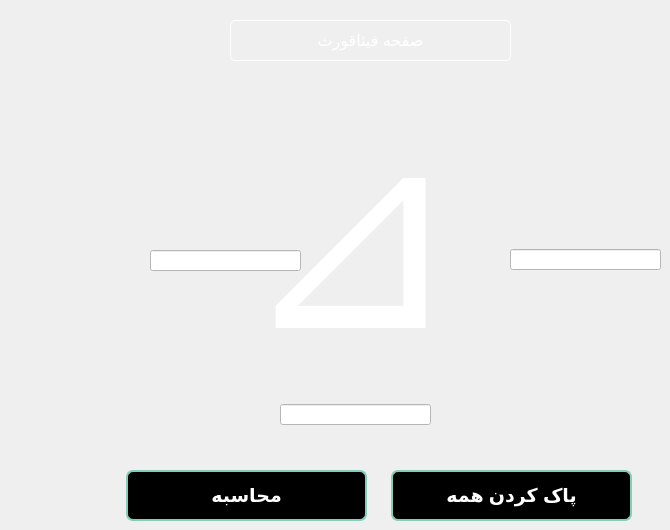
         <widget class="QWidget" name="page_fisa">
          <widget class="QLabel" name="label_61">
           <property name="geometry">
            <rect>
             <x>60</x>
             <y>10</y>
             <width>581</width>
             <height>451</height>
            </rect>
           </property>
           <property name="font">
            <font>
             <pointsize>200</pointsize>
             <weight>50</weight>
             <italic>false</italic>
             <bold>false</bold>
            </font>
           </property>
           <property name="styleSheet">
            <string notr="true">color: rgb(255, 255, 255);
font:200pt</string>
           </property>
           <property name="text">
            <string>⊿</string>
           </property>
           <property name="alignment">
            <set>Qt::AlignCenter</set>
           </property>
          </widget>
          <widget class="QLineEdit" name="lineEdit_7">
           <property name="geometry">
            <rect>
             <x>510</x>
             <y>249</y>
             <width>151</width>
             <height>21</height>
            </rect>
           </property>
           <property name="font">
            <font>
             <pointsize>12</pointsize>
             <weight>75</weight>
             <bold>true</bold>
            </font>
           </property>
           <property name="styleSheet">
            <string notr="true">background-color: rgb(255, 255, 255);</string>
           </property>
           <property name="text">
            <string/>
           </property>
          </widget>
          <widget class="QPushButton" name="pushButton_22">
           <property name="geometry">
            <rect>
             <x>126</x>
             <y>470</y>
             <width>241</width>
             <height>51</height>
            </rect>
           </property>
           <property name="font">
            <font>
             <pointsize>14</pointsize>
             <weight>75</weight>
             <bold>true</bold>
            </font>
           </property>
           <property name="styleSheet">
            <string notr="true">#pushButton_22{
background-color:rgb(0, 0, 0);
color: rgb(255, 255, 255);
border:2px solid #87CBB9;
border-radius: 7px;
}
#pushButton_22:hover{
background-color: #fff;
color:#000000;
}</string>
           </property>
           <property name="text">
            <string>محاسبه</string>
           </property>
          </widget>
          <widget class="QPushButton" name="pushButton_23">
           <property name="geometry">
            <rect>
             <x>391</x>
             <y>470</y>
             <width>241</width>
             <height>51</height>
            </rect>
           </property>
           <property name="font">
            <font>
             <pointsize>14</pointsize>
             <weight>75</weight>
             <bold>true</bold>
            </font>
           </property>
           <property name="styleSheet">
            <string notr="true">#pushButton_23{
background-color:rgb(0, 0, 0);
color: rgb(255, 255, 255);
border:2px solid #87CBB9;
border-radius: 7px;
}
#pushButton_23:hover{
background-color: #fff;
color:#000000;
}</string>
           </property>
           <property name="text">
            <string>پاک کردن همه</string>
           </property>
          </widget>
          <widget class="QLineEdit" name="lineEdit_44">
           <property name="geometry">
            <rect>
             <x>150</x>
             <y>250</y>
             <width>151</width>
             <height>21</height>
            </rect>
           </property>
           <property name="font">
            <font>
             <pointsize>12</pointsize>
             <weight>75</weight>
             <bold>true</bold>
            </font>
           </property>
           <property name="styleSheet">
            <string notr="true">background-color: rgb(255, 255, 255);</string>
           </property>
           <property name="text">
            <string/>
           </property>
          </widget>
          <widget class="QLineEdit" name="lineEdit_45">
           <property name="geometry">
            <rect>
             <x>280</x>
             <y>404</y>
             <width>151</width>
             <height>21</height>
            </rect>
           </property>
           <property name="font">
            <font>
             <pointsize>12</pointsize>
             <weight>75</weight>
             <bold>true</bold>
            </font>
           </property>
           <property name="styleSheet">
            <string notr="true">background-color: rgb(255, 255, 255);</string>
           </property>
           <property name="text">
            <string/>
           </property>
          </widget>
          <widget class="QLabel" name="label_240">
           <property name="geometry">
            <rect>
             <x>230</x>
             <y>20</y>
             <width>281</width>
             <height>41</height>
            </rect>
           </property>
           <property name="styleSheet">
            <string notr="true">color :#fff;
font : 12pt;
border-radius: 5px;
border:1px solid #fff;
</string>
           </property>
           <property name="text">
            <string>صفحه فیثاقورث</string>
           </property>
           <property name="alignment">
            <set>Qt::AlignCenter</set>
           </property>
          </widget>
          <widget class="QPushButton" name="pushButton_78">
           <property name="geometry">
            <rect>
             <x>10</x>
             <y>10</y>
             <width>51</width>
             <height>51</height>
            </rect>
           </property>
           <property name="cursor">
            <cursorShape>PointingHandCursor</cursorShape>
           </property>
           <property name="styleSheet">
            <string notr="true">border:none;
color:rgb(255, 255, 255)</string>
           </property>
           <property name="text">
            <string/>
           </property>
           <property name="icon">
            <iconset>
             <normaloff>:/Downloads/icons8-back-48.png</normaloff>:/Downloads/icons8-back-48.png</iconset>
           </property>
           <property name="iconSize">
            <size>
             <width>30</width>
             <height>30</height>
            </size>
           </property>
          </widget>
         </widget>
